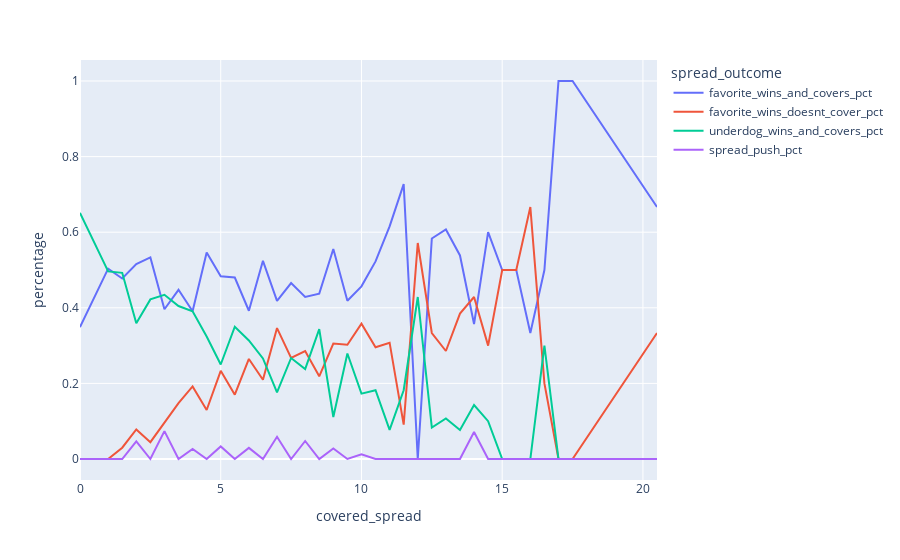

The code cell stored with this chart in its notebook:
### Code cell
fig = px.line(df2, x="covered_spread", y="percentage", color='spread_outcome')
fig.show()

### Figure 1 — Plotly figure (JSON) as saved in the notebook; plotly's stock layout.template omitted (floating-point values rounded to 4 significant figures)
{"data": [{"hovertemplate": "spread_outcome=favorite_wins_and_covers_pct<br>covered_spread=%{x}<br>percentage=%{y}<extra></extra>", "legendgroup": "favorite_wins_and_covers_pct", "line": {"color": "#636efa", "dash": "solid"}, "mode": "lines", "name": "favorite_wins_and_covers_pct", "orientation": "v", "showlegend": true, "type": "scatter", "x": [0, 1, 1.5, 2, 2.5, 3, 3.5, 4, 4.5, 5, 5.5, 6, 6.5, 7, 7.5, 8, 8.5, 9, 9.5, 10, 10.5, 11, 11.5, 12, 12.5, 13, 13.5, 14, 14.5, 15, 15.5, 16, 16.5, 17, 17.5, 20.5], "xaxis": "x", "y": [0.3488, 0.5036, 0.4776, 0.5156, 0.5333, 0.3962, 0.4476, 0.3907, 0.5463, 0.4833, 0.48, 0.3922, 0.5242, 0.4183, 0.4655, 0.4286, 0.4375, 0.5556, 0.4186, 0.4568, 0.5227, 0.6154, 0.7273, 0, 0.5833, 0.6071, 0.5385, 0.3571, 0.6, 0.5, 0.5, 0.3333, 0.5, 1, 1, 0.6667], "yaxis": "y"}, {"hovertemplate": "spread_outcome=favorite_wins_doesnt_cover_pct<br>covered_spread=%{x}<br>percentage=%{y}<extra></extra>", "legendgroup": "favorite_wins_doesnt_cover_pct", "line": {"color": "#EF553B", "dash": "solid"}, "mode": "lines", "name": "favorite_wins_doesnt_cover_pct", "orientation": "v", "showlegend": true, "type": "scatter", "x": [0, 1, 1.5, 2, 2.5, 3, 3.5, 4, 4.5, 5, 5.5, 6, 6.5, 7, 7.5, 8, 8.5, 9, 9.5, 10, 10.5, 11, 11.5, 12, 12.5, 13, 13.5, 14, 14.5, 15, 15.5, 16, 16.5, 17, 17.5, 20.5], "xaxis": "x", "y": [0, 0, 0.02985, 0.07812, 0.04444, 0.09563, 0.1476, 0.1921, 0.1296, 0.2333, 0.17, 0.2647, 0.2097, 0.3464, 0.2672, 0.2857, 0.2188, 0.3056, 0.3023, 0.358, 0.2955, 0.3077, 0.09091, 0.5714, 0.3333, 0.2857, 0.3846, 0.4286, 0.3, 0.5, 0.5, 0.6667, 0.2, 0, 0, 0.3333], "yaxis": "y"}, {"hovertemplate": "spread_outcome=underdog_wins_and_covers_pct<br>covered_spread=%{x}<br>percentage=%{y}<extra></extra>", "legendgroup": "underdog_wins_and_covers_pct", "line": {"color": "#00cc96", "dash": "solid"}, "mode": "lines", "name": "underdog_wins_and_covers_pct", "orientation": "v", "showlegend": true, "type": "scatter", "x": [0, 1, 1.5, 2, 2.5, 3, 3.5, 4, 4.5, 5, 5.5, 6, 6.5, 7, 7.5, 8, 8.5, 9, 9.5, 10, 10.5, 11, 11.5, 12, 12.5, 13, 13.5, 14, 14.5, 15, 15.5, 16, 16.5, 17, 17.5, 20.5], "xaxis": "x", "y": [0.6512, 0.4964, 0.4925, 0.3594, 0.4222, 0.4344, 0.4048, 0.3907, 0.3241, 0.25, 0.35, 0.3137, 0.2661, 0.1765, 0.2672, 0.2381, 0.3438, 0.1111, 0.2791, 0.1728, 0.1818, 0.07692, 0.1818, 0.4286, 0.08333, 0.1071, 0.07692, 0.1429, 0.1, 0, 0, 0, 0.3, 0, 0, 0], "yaxis": "y"}, {"hovertemplate": "spread_outcome=spread_push_pct<br>covered_spread=%{x}<br>percentage=%{y}<extra></extra>", "legendgroup": "spread_push_pct", "line": {"color": "#ab63fa", "dash": "solid"}, "mode": "lines", "name": "spread_push_pct", "orientation": "v", "showlegend": true, "type": "scatter", "x": [0, 1, 1.5, 2, 2.5, 3, 3.5, 4, 4.5, 5, 5.5, 6, 6.5, 7, 7.5, 8, 8.5, 9, 9.5, 10, 10.5, 11, 11.5, 12, 12.5, 13, 13.5, 14, 14.5, 15, 15.5, 16, 16.5, 17, 17.5, 20.5], "xaxis": "x", "y": [0, 0, 0, 0.04688, 0, 0.07377, 0, 0.02649, 0, 0.03333, 0, 0.02941, 0, 0.05882, 0, 0.04762, 0, 0.02778, 0, 0.01235, 0, 0, 0, 0, 0, 0, 0, 0.07143, 0, 0, 0, 0, 0, 0, 0, 0], "yaxis": "y"}], "layout": {"legend": {"title": {"text": "spread_outcome"}, "tracegroupgap": 0}, "margin": {"t": 60}, "xaxis": {"anchor": "y", "domain": [0, 1], "title": {"text": "covered_spread"}}, "yaxis": {"anchor": "x", "domain": [0, 1], "title": {"text": "percentage"}}}}
